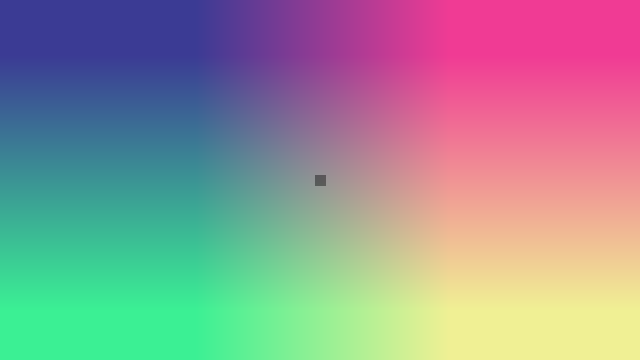
Frame 1 (no input)
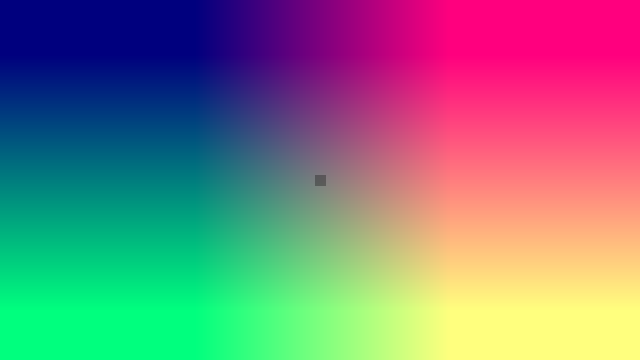
Frame 60 (the mouse pressed at the canvas centre just before this capture)
Frame 120 (the mouse held since frame 60 and released just before this capture): identical to frame 60, image omitted

The Processing sketch that drew these frames (run headless with seeded random() and noise(); from frame 60 on, the mouse is pressed at the canvas centre):

// Processing sketch: initialSketch
// ── initialSketch.pde
int r = 125;
int g = 125;
int b = 125;
char locked = 'b';
int x = 0;
int y = 0;
int xpoint = 0;
int ypoint = 0;
int rTarget = int(random(255));
int gTarget = int(random(255));
int bTarget = int(random(255));

void setup() {
  size(640,360);
}

/*void draw() {
  if (locked == 'b') {
    for (int ii = x*4-width/2; ii <= x*4+width/2; ii += 1) {
      for (int jj = y*4-height/2; jj <= y*4+height/2; jj += 1) {
        stroke(ii,jj,100);
        point(xpoint, ypoint);
        ypoint += 1;
      }
      xpoint += 1;
    }
  }
}*/

void draw() {
  stroke(0);
  fill(0);
  rect(width/2-5,height/2-5,10,10);
  if (locked == 'b') {
    for (int ii = 0; ii <= width; ii += 1) {
      for (int jj = 0; jj <= height; jj += 1) {
        stroke(r-width/2+ii,g-height/2+jj,b);
        point(ii,jj);
      }
    }
  } else if (locked == 'g') {
    for (int ii = 0; ii <= width; ii += 1) {
      for (int jj = 0; jj <= height; jj += 1) {
        stroke(r-height/2+jj,g,b-width/2+ii);
        point(ii,jj);
      }
    }
  } else if (locked == 'r') {
    for (int ii = 0; ii <= width; ii += 1) {
      for (int jj = 0; jj <= height; jj += 1) {
        stroke(r,g-width/2+ii,b-height/2+jj);
        point(ii,jj);
      }
    }
  }
}

public void keyPressed() {
  if (key == 'd' || keyCode == RIGHT) {
    if (locked == 'b' && r <= 255) {
      r += 5;
    } else if (locked == 'g' && b <= 255) {
      b += 5;
    } else if (locked == 'r' && g <= 255) {
      g += 5;
    }
  } else if (key == 'a' || keyCode == LEFT) {
    if (locked == 'b' && r >= 0) {
      r -= 5;
    } else if (locked == 'g' && b >= 0) {
      b -= 5;
    } else if (locked == 'r' && g >= 0) {
      g -= 5;
    }
  } else if (key == 'a' || keyCode == UP) {
    if (locked == 'b' && g >= 0) {
      g -= 5;
    } else if (locked == 'g' && r >= 0) {
      r -= 5;
    } else if (locked == 'r' && b >= 0) {
      b -= 5;
    }
  } else if (key == 's' || keyCode == DOWN) {
    if (locked == 'b' && g <= 255) {
      g += 5;
    } else if (locked == 'g' && r <= 255) {
      r += 5;
    } else if (locked == 'r' && b <= 255) {
      b += 5;
    }
  }
}

/*void gameScreen() {
  if (locked == 'b') {
    for (int ii = r - 40; ii <= r + 40; ii += 1) {
      for (int jj = g - 40; jj <= g + 40; jj += 1) {
        stroke(r+ii,g+jj,b);
      }
    }
  }
}*/

/*void draw() {
  if (locked == 'b') {
    for (int ii = 0; ii <= width; ii += 1) {
      for (int jj = 0; jj <= height; jj += 1) {
        stroke(r/80,g/80,100);
        point(ii,jj);
      }
    }
  }
}
*/
